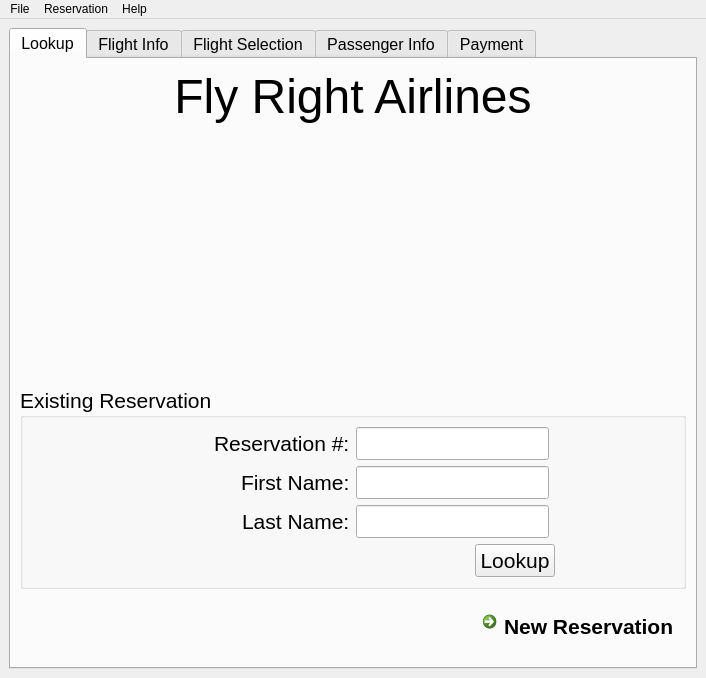
<?xml version="1.0" encoding="UTF-8"?>
<ui version="4.0">
 <class>MainWindow</class>
 <widget class="QMainWindow" name="MainWindow">
  <property name="geometry">
   <rect>
    <x>0</x>
    <y>0</y>
    <width>674</width>
    <height>673</height>
   </rect>
  </property>
  <property name="windowTitle">
   <string>Fly Right Airlines</string>
  </property>
  <property name="windowIcon">
   <iconset>
    <normaloff>air_plane_airport.png</normaloff>air_plane_airport.png</iconset>
  </property>
  <widget class="QWidget" name="centralwidget">
   <layout class="QGridLayout" name="gridLayout_2">
    <item row="0" column="0">
     <widget class="QTabWidget" name="tabWidget">
      <property name="font">
       <font>
        <pointsize>12</pointsize>
       </font>
      </property>
      <property name="currentIndex">
       <number>0</number>
      </property>
      <widget class="QWidget" name="lookupTab">
       <attribute name="title">
        <string>Lookup</string>
       </attribute>
       <layout class="QVBoxLayout" name="verticalLayout_7">
        <item>
         <widget class="QLabel" name="flyRightBannerLabel">
          <property name="maximumSize">
           <size>
            <width>16777215</width>
            <height>75</height>
           </size>
          </property>
          <property name="text">
           <string>&lt;html&gt;&lt;head/&gt;&lt;body&gt;&lt;p align=&quot;center&quot;&gt;&lt;span style=&quot; font-size:36pt;&quot;&gt;Fly Right Airlines&lt;/span&gt;&lt;/p&gt;&lt;/body&gt;&lt;/html&gt;</string>
          </property>
         </widget>
        </item>
        <item>
         <widget class="QWidget" name="bannerImageWidget" native="true">
          <property name="minimumSize">
           <size>
            <width>0</width>
            <height>250</height>
           </size>
          </property>
          <layout class="QGridLayout" name="gridLayout_23">
           <item row="0" column="0" alignment="Qt::AlignHCenter">
            <widget class="QLabel" name="bannerImageLabel">
             <property name="text">
              <string/>
             </property>
             <property name="pixmap">
              <pixmap resource="res.qrc">:/airplane.png</pixmap>
             </property>
            </widget>
           </item>
          </layout>
         </widget>
        </item>
        <item>
         <widget class="QGroupBox" name="existingGroupBox">
          <property name="font">
           <font>
            <pointsize>16</pointsize>
           </font>
          </property>
          <property name="title">
           <string>Existing Reservation</string>
          </property>
          <layout class="QGridLayout" name="gridLayout_9">
           <item row="2" column="1" alignment="Qt::AlignLeft">
            <widget class="QLineEdit" name="lastNameLineEdit"/>
           </item>
           <item row="2" column="0" alignment="Qt::AlignRight">
            <widget class="QLabel" name="lastNameLabel">
             <property name="font">
              <font>
               <pointsize>16</pointsize>
              </font>
             </property>
             <property name="text">
              <string>Last Name:</string>
             </property>
            </widget>
           </item>
           <item row="3" column="1" alignment="Qt::AlignHCenter">
            <widget class="QPushButton" name="lookupButton">
             <property name="text">
              <string>Lookup</string>
             </property>
            </widget>
           </item>
           <item row="0" column="1" alignment="Qt::AlignLeft">
            <widget class="QLineEdit" name="resNumLineEdit"/>
           </item>
           <item row="0" column="0" alignment="Qt::AlignRight">
            <widget class="QLabel" name="resNumLabel">
             <property name="font">
              <font>
               <pointsize>16</pointsize>
              </font>
             </property>
             <property name="text">
              <string>Reservation #:</string>
             </property>
            </widget>
           </item>
           <item row="1" column="1" alignment="Qt::AlignLeft">
            <widget class="QLineEdit" name="firstNameLineEdit"/>
           </item>
           <item row="1" column="0" alignment="Qt::AlignRight">
            <widget class="QLabel" name="firstNameLabel">
             <property name="text">
              <string>First Name:</string>
             </property>
            </widget>
           </item>
          </layout>
         </widget>
        </item>
        <item>
         <widget class="QWidget" name="newResWidget" native="true">
          <property name="maximumSize">
           <size>
            <width>16777215</width>
            <height>75</height>
           </size>
          </property>
          <layout class="QGridLayout" name="gridLayout_20">
           <item row="0" column="0" alignment="Qt::AlignRight">
            <widget class="QCommandLinkButton" name="newResCommandLink">
             <property name="font">
              <font>
               <family>Segoe UI</family>
               <pointsize>16</pointsize>
              </font>
             </property>
             <property name="text">
              <string>New Reservation</string>
             </property>
            </widget>
           </item>
          </layout>
         </widget>
        </item>
       </layout>
      </widget>
      <widget class="QWidget" name="flightInfoTab">
       <attribute name="title">
        <string>Flight Info</string>
       </attribute>
       <layout class="QGridLayout" name="gridLayout_22">
        <item row="0" column="0">
         <widget class="QGroupBox" name="destGroupBox">
          <property name="font">
           <font>
            <pointsize>16</pointsize>
           </font>
          </property>
          <property name="title">
           <string>Destination</string>
          </property>
          <layout class="QGridLayout" name="gridLayout_4">
           <item row="0" column="0">
            <widget class="QLabel" name="fromLabel">
             <property name="maximumSize">
              <size>
               <width>50</width>
               <height>16777215</height>
              </size>
             </property>
             <property name="font">
              <font>
               <pointsize>16</pointsize>
              </font>
             </property>
             <property name="text">
              <string>From:</string>
             </property>
            </widget>
           </item>
           <item row="0" column="1">
            <widget class="QComboBox" name="fromComboBox">
             <item>
              <property name="text">
               <string>Dallas, Texas (DFW)</string>
              </property>
             </item>
             <item>
              <property name="text">
               <string>Denver, Colorado (DEN)</string>
              </property>
             </item>
             <item>
              <property name="text">
               <string>Las Vegas, Nevada (LAS)</string>
              </property>
             </item>
             <item>
              <property name="text">
               <string>Los Angeles, California (LAX)</string>
              </property>
             </item>
             <item>
              <property name="text">
               <string>Miami, Florida (MIA)</string>
              </property>
             </item>
             <item>
              <property name="text">
               <string>New York, New York (JFK)</string>
              </property>
             </item>
             <item>
              <property name="text">
               <string>San Francisco, California (SFO)</string>
              </property>
             </item>
            </widget>
           </item>
           <item row="1" column="0">
            <widget class="QLabel" name="toLabel">
             <property name="font">
              <font>
               <pointsize>16</pointsize>
              </font>
             </property>
             <property name="text">
              <string>To:</string>
             </property>
            </widget>
           </item>
           <item row="1" column="1">
            <widget class="QComboBox" name="toComboBox">
             <item>
              <property name="text">
               <string>Dallas, Texas (DFW)</string>
              </property>
             </item>
             <item>
              <property name="text">
               <string>Denver, Colorado (DEN)</string>
              </property>
             </item>
             <item>
              <property name="text">
               <string>Las Vegas, Nevada (LAS)</string>
              </property>
             </item>
             <item>
              <property name="text">
               <string>Los Angeles, California (LAX)</string>
              </property>
             </item>
             <item>
              <property name="text">
               <string>Miami, Florida (MIA)</string>
              </property>
             </item>
             <item>
              <property name="text">
               <string>San Francisco, California (SFO)</string>
              </property>
             </item>
            </widget>
           </item>
          </layout>
         </widget>
        </item>
        <item row="0" column="1">
         <widget class="QGroupBox" name="passGroupBox">
          <property name="font">
           <font>
            <pointsize>16</pointsize>
           </font>
          </property>
          <property name="title">
           <string>Number of Passengers</string>
          </property>
          <layout class="QGridLayout" name="gridLayout_35">
           <item row="0" column="0">
            <widget class="QComboBox" name="passComboBox">
             <property name="maximumSize">
              <size>
               <width>100</width>
               <height>16777215</height>
              </size>
             </property>
             <item>
              <property name="text">
               <string>1</string>
              </property>
             </item>
             <item>
              <property name="text">
               <string>2</string>
              </property>
             </item>
             <item>
              <property name="text">
               <string>3</string>
              </property>
             </item>
             <item>
              <property name="text">
               <string>4</string>
              </property>
             </item>
             <item>
              <property name="text">
               <string>5</string>
              </property>
             </item>
             <item>
              <property name="text">
               <string>6</string>
              </property>
             </item>
             <item>
              <property name="text">
               <string>7</string>
              </property>
             </item>
             <item>
              <property name="text">
               <string>8</string>
              </property>
             </item>
            </widget>
           </item>
          </layout>
         </widget>
        </item>
        <item row="1" column="0" colspan="2">
         <widget class="QGroupBox" name="dateTimeGroupBox">
          <property name="font">
           <font>
            <pointsize>16</pointsize>
           </font>
          </property>
          <property name="title">
           <string>Date / Time</string>
          </property>
          <layout class="QGridLayout" name="gridLayout_5">
           <item row="0" column="0">
            <widget class="QLabel" name="departDateLabel">
             <property name="text">
              <string>Departure Date:</string>
             </property>
            </widget>
           </item>
           <item row="3" column="0">
            <widget class="QLabel" name="retDateLabel">
             <property name="text">
              <string>Return Date:</string>
             </property>
            </widget>
           </item>
           <item row="4" column="0">
            <widget class="QDateEdit" name="retDateEdit">
             <property name="dateTime">
              <datetime>
               <hour>0</hour>
               <minute>0</minute>
               <second>0</second>
               <year>2015</year>
               <month>3</month>
               <day>1</day>
              </datetime>
             </property>
             <property name="calendarPopup">
              <bool>true</bool>
             </property>
            </widget>
           </item>
           <item row="1" column="0">
            <widget class="QDateEdit" name="departDateEdit">
             <property name="dateTime">
              <datetime>
               <hour>0</hour>
               <minute>0</minute>
               <second>0</second>
               <year>2015</year>
               <month>3</month>
               <day>1</day>
              </datetime>
             </property>
             <property name="time">
              <time>
               <hour>0</hour>
               <minute>0</minute>
               <second>0</second>
              </time>
             </property>
             <property name="calendarPopup">
              <bool>true</bool>
             </property>
            </widget>
           </item>
           <item row="0" column="1">
            <widget class="QLabel" name="departTimeLabel">
             <property name="text">
              <string>Time:</string>
             </property>
            </widget>
           </item>
           <item row="1" column="1">
            <widget class="QTimeEdit" name="departTimeEdit">
             <property name="dateTime">
              <datetime>
               <hour>12</hour>
               <minute>0</minute>
               <second>0</second>
               <year>2000</year>
               <month>1</month>
               <day>1</day>
              </datetime>
             </property>
             <property name="calendarPopup">
              <bool>true</bool>
             </property>
            </widget>
           </item>
           <item row="3" column="1">
            <widget class="QLabel" name="returnTimeLabel">
             <property name="text">
              <string>Time:</string>
             </property>
            </widget>
           </item>
           <item row="4" column="1">
            <widget class="QTimeEdit" name="retTimeEdit">
             <property name="minimumDateTime">
              <datetime>
               <hour>12</hour>
               <minute>0</minute>
               <second>0</second>
               <year>2000</year>
               <month>1</month>
               <day>1</day>
              </datetime>
             </property>
             <property name="calendarPopup">
              <bool>true</bool>
             </property>
            </widget>
           </item>
          </layout>
         </widget>
        </item>
        <item row="2" column="0" colspan="2">
         <widget class="QWidget" name="fareWidget" native="true">
          <layout class="QGridLayout" name="gridLayout">
           <item row="0" column="0">
            <widget class="QGroupBox" name="fareGroupBox">
             <property name="font">
              <font>
               <pointsize>16</pointsize>
              </font>
             </property>
             <property name="title">
              <string>Fare Class</string>
             </property>
             <layout class="QVBoxLayout" name="verticalLayout">
              <item>
               <widget class="QRadioButton" name="firstRadioButton">
                <property name="text">
                 <string>First Class</string>
                </property>
                <property name="checked">
                 <bool>true</bool>
                </property>
               </widget>
              </item>
              <item>
               <widget class="QRadioButton" name="ecoRadioButton">
                <property name="text">
                 <string>Economy Plus</string>
                </property>
               </widget>
              </item>
              <item>
               <widget class="QRadioButton" name="coachRadioButton">
                <property name="text">
                 <string>Coach</string>
                </property>
               </widget>
              </item>
             </layout>
            </widget>
           </item>
           <item row="0" column="1">
            <widget class="QGroupBox" name="typeGroupBox">
             <property name="font">
              <font>
               <pointsize>16</pointsize>
              </font>
             </property>
             <property name="title">
              <string>Type of Flight</string>
             </property>
             <layout class="QGridLayout" name="gridLayout_3">
              <item row="3" column="0">
               <widget class="QCheckBox" name="nonStopRadioButton">
                <property name="font">
                 <font>
                  <pointsize>16</pointsize>
                 </font>
                </property>
                <property name="text">
                 <string>Non Stop Flights</string>
                </property>
               </widget>
              </item>
              <item row="2" column="0">
               <widget class="QRadioButton" name="roundTripRadioButton">
                <property name="font">
                 <font>
                  <pointsize>16</pointsize>
                 </font>
                </property>
                <property name="text">
                 <string>Round Trip</string>
                </property>
                <property name="checked">
                 <bool>true</bool>
                </property>
               </widget>
              </item>
              <item row="0" column="0">
               <widget class="QRadioButton" name="oneWayRadioButton">
                <property name="font">
                 <font>
                  <pointsize>16</pointsize>
                 </font>
                </property>
                <property name="text">
                 <string>One Way</string>
                </property>
               </widget>
              </item>
             </layout>
            </widget>
           </item>
          </layout>
         </widget>
        </item>
        <item row="3" column="1">
         <widget class="QWidget" name="nextWidget" native="true">
          <property name="maximumSize">
           <size>
            <width>16777215</width>
            <height>75</height>
           </size>
          </property>
          <layout class="QVBoxLayout" name="verticalLayout_6">
           <property name="sizeConstraint">
            <enum>QLayout::SetMinimumSize</enum>
           </property>
           <item alignment="Qt::AlignRight">
            <widget class="QCommandLinkButton" name="nextCommandLink">
             <property name="font">
              <font>
               <family>Segoe UI</family>
               <pointsize>20</pointsize>
              </font>
             </property>
             <property name="text">
              <string>Next</string>
             </property>
            </widget>
           </item>
          </layout>
         </widget>
        </item>
       </layout>
      </widget>
      <widget class="QWidget" name="flightSelectTab">
       <attribute name="title">
        <string>Flight Selection</string>
       </attribute>
       <layout class="QGridLayout" name="gridLayout_34">
        <item row="0" column="0">
         <widget class="QGroupBox" name="departingGroupBox">
          <property name="font">
           <font>
            <pointsize>16</pointsize>
           </font>
          </property>
          <property name="title">
           <string>Departing Flights</string>
          </property>
          <layout class="QGridLayout" name="gridLayout_10">
           <item row="0" column="0">
            <widget class="QTableView" name="departingTableView"/>
           </item>
          </layout>
         </widget>
        </item>
        <item row="1" column="0">
         <widget class="QGroupBox" name="returnGroupBox">
          <property name="font">
           <font>
            <pointsize>16</pointsize>
           </font>
          </property>
          <property name="title">
           <string>Return Flights</string>
          </property>
          <layout class="QGridLayout" name="gridLayout_37">
           <item row="0" column="0">
            <widget class="QTableView" name="returnTableView"/>
           </item>
          </layout>
         </widget>
        </item>
        <item row="2" column="0">
         <widget class="QWidget" name="nextWidget_2" native="true">
          <property name="maximumSize">
           <size>
            <width>16777215</width>
            <height>75</height>
           </size>
          </property>
          <layout class="QGridLayout" name="gridLayout_11">
           <item row="0" column="0" alignment="Qt::AlignRight">
            <widget class="QCommandLinkButton" name="nextCommandLink_2">
             <property name="font">
              <font>
               <family>Segoe UI</family>
               <pointsize>20</pointsize>
              </font>
             </property>
             <property name="text">
              <string>Next</string>
             </property>
             <property name="iconSize">
              <size>
               <width>20</width>
               <height>20</height>
              </size>
             </property>
            </widget>
           </item>
          </layout>
         </widget>
        </item>
       </layout>
      </widget>
      <widget class="QWidget" name="passInfoTab">
       <attribute name="title">
        <string>Passenger Info</string>
       </attribute>
       <layout class="QGridLayout" name="gridLayout_36">
        <item row="1" column="0">
         <widget class="QStackedWidget" name="stackedWidget">
          <property name="currentIndex">
           <number>0</number>
          </property>
          <widget class="QWidget" name="passPage">
           <layout class="QGridLayout" name="gridLayout_16">
            <item row="0" column="0" alignment="Qt::AlignRight">
             <widget class="QWidget" name="fwdBackNavWidget" native="true">
              <property name="maximumSize">
               <size>
                <width>50</width>
                <height>50</height>
               </size>
              </property>
              <layout class="QHBoxLayout" name="horizontalLayout_2">
               <property name="spacing">
                <number>0</number>
               </property>
               <property name="leftMargin">
                <number>0</number>
               </property>
               <property name="topMargin">
                <number>0</number>
               </property>
               <property name="rightMargin">
                <number>0</number>
               </property>
               <property name="bottomMargin">
                <number>0</number>
               </property>
               <item>
                <widget class="QPushButton" name="backStackNavButton">
                 <property name="text">
                  <string>&lt;</string>
                 </property>
                </widget>
               </item>
               <item>
                <widget class="QPushButton" name="fwdStackNavButton">
                 <property name="text">
                  <string>&gt;</string>
                 </property>
                </widget>
               </item>
              </layout>
             </widget>
            </item>
            <item row="1" column="0">
             <widget class="QGroupBox" name="passengerGroupBox">
              <property name="font">
               <font>
                <pointsize>16</pointsize>
               </font>
              </property>
              <property name="title">
               <string>Passenger 1</string>
              </property>
              <layout class="QGridLayout" name="gridLayout_12">
               <item row="0" column="2" rowspan="2">
                <widget class="QGroupBox" name="seatGroupBox">
                 <property name="font">
                  <font>
                   <pointsize>16</pointsize>
                  </font>
                 </property>
                 <property name="title">
                  <string>Seat Selection</string>
                 </property>
                 <layout class="QGridLayout" name="gridLayout_21">
                  <item row="2" column="0" alignment="Qt::AlignLeft">
                   <widget class="QRadioButton" name="windowRadioButton">
                    <property name="text">
                     <string>Window</string>
                    </property>
                   </widget>
                  </item>
                  <item row="0" column="0" alignment="Qt::AlignLeft">
                   <widget class="QRadioButton" name="aisleRadioButton">
                    <property name="text">
                     <string>Aisle</string>
                    </property>
                   </widget>
                  </item>
                  <item row="1" column="0" alignment="Qt::AlignLeft">
                   <widget class="QRadioButton" name="centerRadioButton">
                    <property name="text">
                     <string>Center</string>
                    </property>
                   </widget>
                  </item>
                 </layout>
                </widget>
               </item>
               <item row="2" column="2" rowspan="2">
                <widget class="QGroupBox" name="bagGroupBox">
                 <property name="font">
                  <font>
                   <pointsize>16</pointsize>
                  </font>
                 </property>
                 <property name="title">
                  <string>Checked Bags</string>
                 </property>
                 <layout class="QGridLayout" name="gridLayout_46">
                  <item row="1" column="0" alignment="Qt::AlignHCenter">
                   <widget class="QSpinBox" name="bagSpinBox"/>
                  </item>
                 </layout>
                </widget>
               </item>
               <item row="4" column="2" rowspan="2">
                <widget class="QGroupBox" name="specialGroupBox">
                 <property name="font">
                  <font>
                   <pointsize>16</pointsize>
                  </font>
                 </property>
                 <property name="title">
                  <string>Special Requests</string>
                 </property>
                 <layout class="QVBoxLayout" name="verticalLayout_2">
                  <item>
                   <widget class="QCheckBox" name="handiCheckBox">
                    <property name="text">
                     <string>Handicap</string>
                    </property>
                   </widget>
                  </item>
                  <item>
                   <widget class="QCheckBox" name="mealCheckBox">
                    <property name="text">
                     <string>Meal Service</string>
                    </property>
                   </widget>
                  </item>
                  <item>
                   <widget class="QLabel" name="commentsLabel">
                    <property name="text">
                     <string>Comments:</string>
                    </property>
                   </widget>
                  </item>
                  <item>
                   <widget class="QTextEdit" name="commentsTextEdit"/>
                  </item>
                 </layout>
                </widget>
               </item>
               <item row="0" column="0" rowspan="6">
                <widget class="QGroupBox" name="NameAddressGroupBox">
                 <property name="title">
                  <string>Name/Address</string>
                 </property>
                 <layout class="QGridLayout" name="gridLayout_19">
                  <item row="1" column="0">
                   <widget class="QLabel" name="passFirstLabel">
                    <property name="text">
                     <string>First:</string>
                    </property>
                   </widget>
                  </item>
                  <item row="4" column="1" alignment="Qt::AlignLeft">
                   <widget class="QLineEdit" name="passAddressLineEdit"/>
                  </item>
                  <item row="5" column="0">
                   <widget class="QLabel" name="passCityLabel">
                    <property name="text">
                     <string>City:</string>
                    </property>
                   </widget>
                  </item>
                  <item row="4" column="0">
                   <widget class="QLabel" name="passAddressLabel">
                    <property name="text">
                     <string>Address:</string>
                    </property>
                   </widget>
                  </item>
                  <item row="1" column="1" alignment="Qt::AlignLeft">
                   <widget class="QLineEdit" name="passFirstLineEdit"/>
                  </item>
                  <item row="2" column="0">
                   <widget class="QLabel" name="passMidLabel">
                    <property name="text">
                     <string>Middle:</string>
                    </property>
                   </widget>
                  </item>
                  <item row="2" column="1" alignment="Qt::AlignLeft">
                   <widget class="QLineEdit" name="passMidLineEdit"/>
                  </item>
                  <item row="3" column="0">
                   <widget class="QLabel" name="passLastLabel">
                    <property name="text">
                     <string>Last:</string>
                    </property>
                   </widget>
                  </item>
                  <item row="3" column="1" alignment="Qt::AlignLeft">
                   <widget class="QLineEdit" name="PassLastLineEdit"/>
                  </item>
                  <item row="5" column="1" alignment="Qt::AlignLeft">
                   <widget class="QLineEdit" name="passCityLineEdit"/>
                  </item>
                  <item row="6" column="0">
                   <widget class="QLabel" name="passStateLabel">
                    <property name="text">
                     <string>State:</string>
                    </property>
                   </widget>
                  </item>
                  <item row="6" column="1" alignment="Qt::AlignLeft">
                   <widget class="QComboBox" name="passStateComboBox">
                    <item>
                     <property name="text">
                      <string>Alabama</string>
                     </property>
                    </item>
                    <item>
                     <property name="text">
                      <string>Alaska</string>
                     </property>
                    </item>
                    <item>
                     <property name="text">
                      <string>Arizona</string>
                     </property>
                    </item>
                    <item>
                     <property name="text">
                      <string>Arkansas</string>
                     </property>
                    </item>
                    <item>
                     <property name="text">
                      <string>California</string>
                     </property>
                    </item>
                    <item>
                     <property name="text">
                      <string>Connecticut</string>
                     </property>
                    </item>
                    <item>
                     <property name="text">
                      <string>Delaware</string>
                     </property>
                    </item>
                    <item>
                     <property name="text">
                      <string>Florida</string>
                     </property>
                    </item>
                    <item>
                     <property name="text">
                      <string>Georgia</string>
                     </property>
                    </item>
                    <item>
                     <property name="text">
                      <string>Hawaii</string>
                     </property>
                    </item>
                    <item>
                     <property name="text">
                      <string>Idaho</string>
                     </property>
                    </item>
                    <item>
                     <property name="text">
                      <string>Illinois</string>
                     </property>
                    </item>
                    <item>
                     <property name="text">
                      <string>Indiana</string>
                     </property>
                    </item>
                    <item>
                     <property name="text">
                      <string>Iowa</string>
                     </property>
                    </item>
                    <item>
                     <property name="text">
                      <string>Kansas</string>
                     </property>
                    </item>
                    <item>
                     <property name="text">
                      <string>Kentucky</string>
                     </property>
                    </item>
                    <item>
                     <property name="text">
                      <string>Louisiana</string>
                     </property>
                    </item>
                    <item>
                     <property name="text">
                      <string>Maine</string>
                     </property>
                    </item>
                    <item>
                     <property name="text">
                      <string>Maryland</string>
                     </property>
                    </item>
                    <item>
                     <property name="text">
                      <string>Massachusetts</string>
                     </property>
                    </item>
                    <item>
                     <property name="text">
                      <string>Michigan</string>
                     </property>
                    </item>
                    <item>
                     <property name="text">
                      <string>Minnesota</string>
                     </property>
                    </item>
                    <item>
                     <property name="text">
                      <string>Mississippi</string>
                     </property>
                    </item>
                    <item>
                     <property name="text">
                      <string>Missouri</string>
                     </property>
                    </item>
                    <item>
                     <property name="text">
                      <string>Montana</string>
                     </property>
                    </item>
                    <item>
                     <property name="text">
                      <string>Nebraska</string>
                     </property>
                    </item>
                    <item>
                     <property name="text">
                      <string>Nevada</string>
                     </property>
                    </item>
                    <item>
                     <property name="text">
                      <string>New Hampshire</string>
                     </property>
                    </item>
                    <item>
                     <property name="text">
                      <string>New Jersey</string>
                     </property>
                    </item>
                    <item>
                     <property name="text">
                      <string>New Mexico</string>
                     </property>
                    </item>
                    <item>
                     <property name="text">
                      <string>New York</string>
                     </property>
                    </item>
                    <item>
                     <property name="text">
                      <string>North Carlonia</string>
                     </property>
                    </item>
                    <item>
                     <property name="text">
                      <string>North Dakota</string>
                     </property>
                    </item>
                    <item>
                     <property name="text">
                      <string>Ohio</string>
                     </property>
                    </item>
                    <item>
                     <property name="text">
                      <string>Pennsylvania</string>
                     </property>
                    </item>
                    <item>
                     <property name="text">
                      <string>Rhode Island</string>
                     </property>
                    </item>
                    <item>
                     <property name="text">
                      <string>South Carolina</string>
                     </property>
                    </item>
                    <item>
                     <property name="text">
                      <string>South Dakota</string>
                     </property>
                    </item>
                    <item>
                     <property name="text">
                      <string>Tennessee</string>
                     </property>
                    </item>
                    <item>
                     <property name="text">
                      <string>Texas</string>
                     </property>
                    </item>
                    <item>
                     <property name="text">
                      <string>Utah</string>
                     </property>
                    </item>
                    <item>
                     <property name="text">
                      <string>Vermont</string>
                     </property>
                    </item>
                    <item>
                     <property name="text">
                      <string>Virginia</string>
                     </property>
                    </item>
                    <item>
                     <property name="text">
                      <string>Washington</string>
                     </property>
                    </item>
                    <item>
                     <property name="text">
                      <string>West Virginia</string>
                     </property>
                    </item>
                    <item>
                     <property name="text">
                      <string>Wisconsin</string>
                     </property>
                    </item>
                    <item>
                     <property name="text">
                      <string>Wyoming</string>
                     </property>
                    </item>
                   </widget>
                  </item>
                  <item row="7" column="0">
                   <widget class="QLabel" name="passZipLabel">
                    <property name="text">
                     <string>Zip:</string>
                    </property>
                   </widget>
                  </item>
                  <item row="7" column="1" alignment="Qt::AlignLeft">
                   <widget class="QLineEdit" name="passZipLineEdit"/>
                  </item>
                  <item row="0" column="1">
                   <widget class="QWidget" name="mrAlignWidget" native="true">
                    <property name="maximumSize">
                     <size>
                      <width>16777215</width>
                      <height>50</height>
                     </size>
                    </property>
                    <layout class="QGridLayout" name="gridLayout_18">
                     <item row="0" column="2" alignment="Qt::AlignLeft">
                      <widget class="QRadioButton" name="mrsRadioButton">
                       <property name="text">
                        <string>Mrs.</string>
                       </property>
                      </widget>
                     </item>
                     <item row="0" column="0" alignment="Qt::AlignLeft">
                      <widget class="QRadioButton" name="mrRadioButton">
                       <property name="text">
                        <string>Mr.</string>
                       </property>
                      </widget>
                     </item>
                     <item row="0" column="3">
                      <widget class="QRadioButton" name="msRadioButton">
                       <property name="text">
                        <string>Ms.</string>
                       </property>
                      </widget>
                     </item>
                    </layout>
                   </widget>
                  </item>
                 </layout>
                </widget>
               </item>
              </layout>
             </widget>
            </item>
           </layout>
          </widget>
         </widget>
        </item>
       </layout>
      </widget>
      <widget class="QWidget" name="paymentTab">
       <attribute name="title">
        <string>Payment</string>
       </attribute>
       <layout class="QGridLayout" name="gridLayout_38">
        <item row="0" column="0">
         <widget class="QGroupBox" name="costGroupBox">
          <property name="font">
           <font>
            <pointsize>16</pointsize>
           </font>
          </property>
          <property name="title">
           <string>Cost</string>
          </property>
          <layout class="QGridLayout" name="gridLayout_15">
           <item row="0" column="0">
            <widget class="QTextEdit" name="costTextEdit">
             <property name="readOnly">
              <bool>true</bool>
             </property>
            </widget>
           </item>
          </layout>
         </widget>
        </item>
        <item row="1" column="0">
         <widget class="QGroupBox" name="creditGroupBox">
          <property name="font">
           <font>
            <pointsize>16</pointsize>
           </font>
          </property>
          <property name="title">
           <string>Credit Card</string>
          </property>
          <layout class="QGridLayout" name="gridLayout_13">
           <item row="0" column="0">
            <widget class="QRadioButton" name="visaRadioButton">
             <property name="text">
              <string>Visa</string>
             </property>
            </widget>
           </item>
           <item row="0" column="1">
            <widget class="QRadioButton" name="mcRadioButton">
             <property name="text">
              <string>MasterCard</string>
             </property>
            </widget>
           </item>
           <item row="0" column="2">
            <widget class="QRadioButton" name="amexRadioButton">
             <property name="text">
              <string>American Express</string>
             </property>
            </widget>
           </item>
           <item row="1" column="0">
            <widget class="QLabel" name="creditNameLabel">
             <property name="text">
              <string>Name on card:</string>
             </property>
            </widget>
           </item>
           <item row="1" column="1" colspan="2">
            <widget class="QLineEdit" name="creditNameLineEdit"/>
           </item>
           <item row="2" column="0">
            <widget class="QLabel" name="cardNumberLabel">
             <property name="text">
              <string>Card Number:</string>
             </property>
            </widget>
           </item>
           <item row="2" column="1" colspan="2">
            <widget class="QLineEdit" name="cardNumberLineEdit"/>
           </item>
           <item row="3" column="0">
            <widget class="QLabel" name="cvvLabel">
             <property name="text">
              <string>CVV Number:</string>
             </property>
            </widget>
           </item>
           <item row="3" column="1" colspan="2">
            <widget class="QLineEdit" name="cvvLineEdit"/>
           </item>
           <item row="4" column="0">
            <widget class="QLabel" name="expLabel">
             <property name="text">
              <string>Expires:</string>
             </property>
            </widget>
           </item>
           <item row="4" column="1">
            <widget class="QDateEdit" name="creditDateEdit">
             <property name="dateTime">
              <datetime>
               <hour>0</hour>
               <minute>0</minute>
               <second>0</second>
               <year>2015</year>
               <month>3</month>
               <day>1</day>
              </datetime>
             </property>
             <property name="calendarPopup">
              <bool>true</bool>
             </property>
            </widget>
           </item>
          </layout>
         </widget>
        </item>
        <item row="2" column="0">
         <widget class="QWidget" name="cancelPurchaseWidget" native="true">
          <property name="minimumSize">
           <size>
            <width>0</width>
            <height>75</height>
           </size>
          </property>
          <layout class="QGridLayout" name="gridLayout_8">
           <item row="0" column="0" alignment="Qt::AlignHCenter">
            <widget class="QPushButton" name="cancelButton">
             <property name="font">
              <font>
               <pointsize>16</pointsize>
              </font>
             </property>
             <property name="text">
              <string>Cancel</string>
             </property>
            </widget>
           </item>
           <item row="0" column="1" alignment="Qt::AlignHCenter">
            <widget class="QPushButton" name="purchaseButton">
             <property name="font">
              <font>
               <pointsize>16</pointsize>
              </font>
             </property>
             <property name="text">
              <string>Purchase</string>
             </property>
            </widget>
           </item>
          </layout>
         </widget>
        </item>
       </layout>
      </widget>
     </widget>
    </item>
   </layout>
  </widget>
  <widget class="QMenuBar" name="menubar">
   <property name="geometry">
    <rect>
     <x>0</x>
     <y>0</y>
     <width>674</width>
     <height>21</height>
    </rect>
   </property>
   <widget class="QMenu" name="menuFile">
    <property name="title">
     <string>File</string>
    </property>
    <addaction name="actionSave"/>
    <addaction name="actionSave_As"/>
    <addaction name="separator"/>
    <addaction name="actionExit"/>
   </widget>
   <widget class="QMenu" name="menuRes">
    <property name="title">
     <string>Reservation</string>
    </property>
    <addaction name="actionNewRes"/>
    <addaction name="actionCancelRes"/>
   </widget>
   <widget class="QMenu" name="menuHelp">
    <property name="title">
     <string>Help</string>
    </property>
    <addaction name="actionAbout"/>
   </widget>
   <addaction name="menuFile"/>
   <addaction name="menuRes"/>
   <addaction name="menuHelp"/>
  </widget>
  <action name="actionNew">
   <property name="text">
    <string>New Reservation</string>
   </property>
  </action>
  <action name="actionAbout">
   <property name="text">
    <string>About...</string>
   </property>
  </action>
  <action name="actionNewRes">
   <property name="text">
    <string>New</string>
   </property>
  </action>
  <action name="actionCancelRes">
   <property name="text">
    <string>Cancel</string>
   </property>
  </action>
  <action name="actionPaste">
   <property name="text">
    <string>Paste</string>
   </property>
  </action>
  <action name="actionSave">
   <property name="text">
    <string>Save</string>
   </property>
  </action>
  <action name="actionSave_As">
   <property name="text">
    <string>Save As...</string>
   </property>
  </action>
  <action name="actionPrint">
   <property name="text">
    <string>Print</string>
   </property>
  </action>
  <action name="actionExit">
   <property name="text">
    <string>Exit</string>
   </property>
  </action>
 </widget>
 <resources>
  <include location="res.qrc"/>
 </resources>
 <connections/>
</ui>
